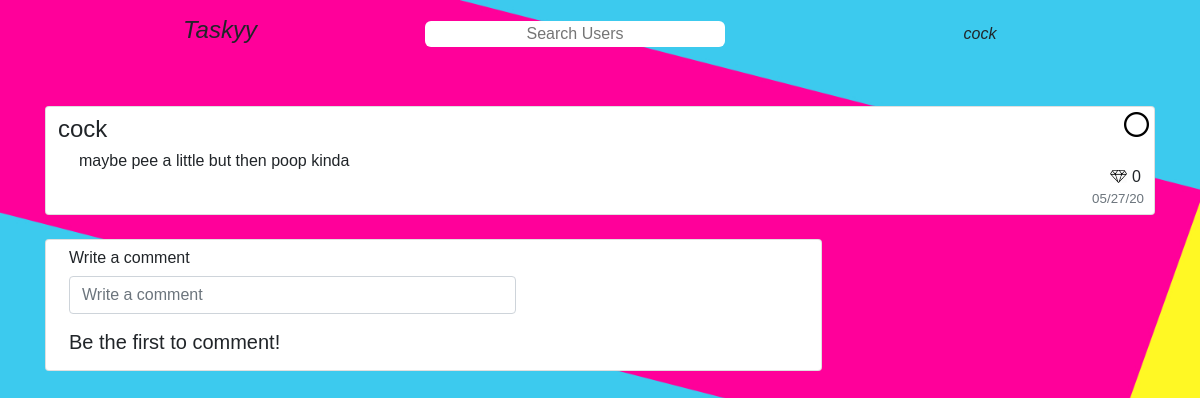
Screenshot of /posts/6 (signed in) with the database file from the repository.
### mainapp/models.py (models this page shows, shortened)
class User(db.Model, UserMixin):
    id = db.Column(db.Integer, primary_key=True)
    username = db.Column(db.String(20), unique=True, nullable=False )
    email = db.Column(db.String(120), unique=True, nullable=False)
    password = db.Column(db.String(60), nullable=False)
    image_file = db.Column(db.String(20), nullable=False, default='dflt.jpg')
    posts = db.relationship('Post', backref='author', lazy=True)
    likes = db.relationship('Likes', backref='liker', lazy=True)
    comments = db.relationship('Comment', backref='commentor', lazy=True)
    friends = db.relationship('Friends', backref='root_friend', lazy=True)
    lists = db.relationship('List', backref='lists', lazy=True)

class Post(db.Model):
    id = db.Column(db.Integer, primary_key=True)
    title = db.Column(db.String(100), nullable=False)
    content = db.Column(db.String(500), nullable=False)
    user_id = db.Column(db.Integer, db.ForeignKey('user.id'), nullable=False)
    date_posted = db.Column(db.DateTime, nullable=False, default=datetime.utcnow)
    date_due = db.Column(db.DateTime, nullable=True)
    list = db.Column(db.Integer, db.ForeignKey('list.id'), nullable=False)
    comments = db.relationship('Comment', backref='comments', lazy=True)
    likes = db.Column(db.Integer, nullable=False, default=0)
    private = db.Column(db.Boolean, nullable=False)

### mainapp/routes.py (the view)
@app.route('/posts/<post_id>', methods=['GET','POST'])
@login_required
def post(post_id):
    form = CreateTask()
    post = Post.query.get_or_404(post_id)
    localtime=datetime_from_utc_to_local(post.date_posted)
    likes = len(Likes.query.filter_by(post_id=post.id).all()) - len(Dislikes.query.filter_by(post_id=post.id).all())
    if form.validate_on_submit():
        post.title = form.title.data
        post.content= form.content.data
        db.session.commit()
        return redirect(url_for('home'))
    elif request.method == 'GET':
        form.title.data = post.title
        form.content.data = post.content
    return render_template('post.html', form=form, likes=likes, account=current_user, task=post, title=post.title, localtime=localtime)

### mainapp/forms.py
class CreateTask(FlaskForm):
    title = TextAreaField('Title', validators=[DataRequired(), Length(max=100)])
    content = StringField('Content', validators=[])
    days = IntegerField('Days', validators=[])
    weeks = IntegerField('Weels', validators=[])
    submit = SubmitField('Create Task')

### mainapp/models.py (called while the page is built)
@login_manager.user_loader
def load_user(user_id):
    return User.query.get(int(user_id))

### mainapp/routes.py (called while the page is built)
def datetime_from_utc_to_local(utc_datetime):
    now_timestamp = time.time()
    offset = datetime.fromtimestamp(now_timestamp) - datetime.utcfromtimestamp(now_timestamp)
    return utc_datetime + offset

### mainapp/templates/post.html (shortened to what this page needs)
{% extends 'layout.html' %}
{% block content %}
<link rel="stylesheet" type='text/css' href="static/stylesheets/home.css">
<div class="container mt-4">
<div class="buffer" style=" "></div>
  {% if current_user.id==task.author.id %}
  <section>
    <div class="card" id='tasksection{{task.id}}'style="background: white">
        <div class=" mt-2 ml-2 " style="">
          <div class="" style="">
          <div class="" style="float:right; margin-right:30px">
            {% if account.id == current_user.id %}
            {% if task.content != "Completed" %}
          <a href="#" class='updatebutton' id='button{{task.id}}' style=" background: transparent;
        border: none !important; "  task_id='{{task.id}}' name="button">
            <img style="width:25px;" id='buttonimg{{task.id}}' src="{{url_for('static', filename='assets/check.png')}}">
          </a>
            {% else %}
            <a href="#" class='updatebutton ' id='button{{task.id}}' style="background: transparent;
          border: none !important; "  task_id='{{task.id}}' name="button">
              <img style="width:25px; " id='buttonimg{{task.id}}' src="{{url_for('static', filename='assets/x.png')}}">
            </a>
            {% endif %}
            {% endif %}
          </div>
          <div class="">
            <h4 class="ml-1">{{task.author.username}}</h4>
          </div>
          <div class="">
          <section style="width:360px; margin-left:25px; margin-bottom: -30px; line-height:20px; margin-top:5px;">
            <form class="mt-2" style="display:flex; flex-direction:row;" action="" method="post">
                  {{task.title}}
            </form>
          </section>
        </div>
          </div>
        <div style="">
            <div style="float:right; margin-right: 10px;">
              <a href="#"><img style="position: relative; top:22px; left: 18px; width:17px;"src="{{url_for('static', filename='assets/like.png')}}" alt=""></a>
              <p class="" style="position:relative; left: 40px;font-size:12pt; font-weight:400; margin-bottom:0px;">{{task.likes}}</p>
              <p class="text-muted" style=" font-size:10pt; margin-bottom:5px;">{{localtime.strftime('%x')}}</p>
            </div>
          </div>
    </div>
    </div>
  </section>
  {% endif %}
  <div class="mt-4 mb-2 card comments" style="">
    <div class="container m-2">
      <form class="comment-form" task_id={{task.id}} action="">
        <div class="form-group">
          <h6>Write a comment</h6>
          <input class="form-control"  style="width:60%" type="text" name="comment-input" id="comment" placeholder="Write a comment">
        </div>
      </form>
    {% if task.comments %}
    <ul style="margin-left:-50px;">
    {% for comment in task.comments %}
      {% include "comment_proto.html" %}
    {% endfor %}
  </ul>
    {% else %}
    <h5>Be the first to comment!</h5>
    {% endif %}
  </div>
  </div>
</div>
{% endblock content %}

### mainapp/templates/layout.html (shortened to what this page needs)
<!doctype html>
<html lang="en">
  <head>
    <link rel="stylesheet" type="text/css" href="static/stylesheets/singlepost.css">
    <link rel="stylesheet" href="https://maxcdn.bootstrapcdn.com/bootstrap/4.0.0/css/bootstrap.min.css">
    <link rel="stylesheet" href="{{url_for('static', filename='stylesheets/home.css')}}">
  </head>
  <body>
  <nav class="fixed-top" style="">
    <div class="container">
      <div class="row mt-3 mb-3">
    <div class="col" style="">
      <a style="text-decoration:none; color:inherit;"href="{{url_for('home')}}"><h4><i>Taskyy</i></h4></a>
    </div>
    <div class="col">
      <form id="searchbar" style='position:relative' class="" action="" method="post">
        <input id="searchfield" class="searching" type="text" name="" value="" placeholder="Search Users">
      </form>
    </div>
    {% if current_user.is_authenticated %}
    <div class="col">
      <div style="height:8px"> </div>
      {% if page=='account' %}
      <a style="text-decoration:none; color:inherit" href="{{url_for('logout')}}"><h6><i>Log Out</i></h6></a>
      {% else %}
      <a style="text-decoration:none; color:inherit" href="{{url_for('account', account_id=current_user.id)}}"><h6><i>{{current_user.username}}</i></h6></a>
      {% endif %}
    </div>
    </div>
    {% else %}
    <div class="col">
      <div style="height:8px"> </div>
      <a style="text-decoration:none; color:inherit" href="{{url_for('about')}}"><h6><i>About</i></h6></a>
    </div>
    </div>
    {% endif %}
  </nav>
      {%block content%}
      {%endblock %}
    <link rel="stylesheet" href="{{url_for('static', filename='stylesheets/singlepost.css')}}">
  </body>
</html>

### mainapp/static/stylesheets/home.css (style rules this page uses)
div { font-family: "Gill Sans MT", sans-serif; }
.buffer { height: 10.2vh; }
#searchbar { margin-top: 5px; width:200px; }
.comments { width: 70%; }
#searchfield { width:300px; text-align: center; }
.searching { border:none; border-radius: 6px; }
html, body { max-width: 100%; overflow-x: hidden; }
nav div div div { text-align: center; }
.updatebutton { position: absolute; top: 5px; }
p { font-family: "Gill Sans MT", sans-serif; font-weight: 200; }

### rows the page displays
User: username "cock", author.username "cock"
Post: title "maybe pee a little but then poop kinda", likes "0"

### other values shown
{{ localtime.strftime('%x') }} "05/27/20"
